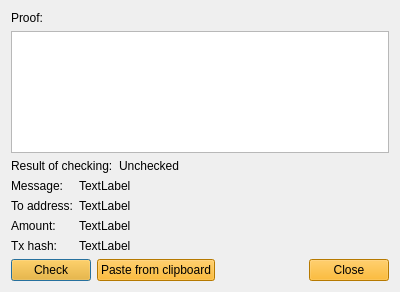
<?xml version="1.0" encoding="UTF-8"?>
<ui version="4.0">
 <class>CheckProofDialog</class>
 <widget class="QDialog" name="CheckProofDialog">
  <property name="geometry">
   <rect>
    <x>0</x>
    <y>0</y>
    <width>400</width>
    <height>292</height>
   </rect>
  </property>
  <property name="sizePolicy">
   <sizepolicy hsizetype="Preferred" vsizetype="Preferred">
    <horstretch>0</horstretch>
    <verstretch>0</verstretch>
   </sizepolicy>
  </property>
  <property name="windowTitle">
   <string>Check proof</string>
  </property>
  <layout class="QVBoxLayout" name="verticalLayout">
   <item>
    <widget class="QLabel" name="label">
     <property name="text">
      <string>Proof:</string>
     </property>
    </widget>
   </item>
   <item>
    <widget class="QTextEdit" name="proofEdit"/>
   </item>
   <item>
    <layout class="QHBoxLayout" name="horizontalLayout_2">
     <property name="sizeConstraint">
      <enum>QLayout::SetDefaultConstraint</enum>
     </property>
     <item>
      <widget class="QLabel" name="label_2">
       <property name="sizePolicy">
        <sizepolicy hsizetype="Maximum" vsizetype="Preferred">
         <horstretch>0</horstretch>
         <verstretch>0</verstretch>
        </sizepolicy>
       </property>
       <property name="text">
        <string>Result of checking:</string>
       </property>
      </widget>
     </item>
     <item>
      <widget class="QLabel" name="resultLabel">
       <property name="sizePolicy">
        <sizepolicy hsizetype="Ignored" vsizetype="Preferred">
         <horstretch>0</horstretch>
         <verstretch>0</verstretch>
        </sizepolicy>
       </property>
       <property name="cursor">
        <cursorShape>IBeamCursor</cursorShape>
       </property>
       <property name="text">
        <string>Unchecked</string>
       </property>
       <property name="wordWrap">
        <bool>false</bool>
       </property>
       <property name="textInteractionFlags">
        <set>Qt::LinksAccessibleByMouse|Qt::TextSelectableByMouse</set>
       </property>
      </widget>
     </item>
    </layout>
   </item>
   <item>
    <layout class="QFormLayout" name="formLayout">
     <property name="labelAlignment">
      <set>Qt::AlignLeading|Qt::AlignLeft|Qt::AlignVCenter</set>
     </property>
     <property name="formAlignment">
      <set>Qt::AlignLeading|Qt::AlignLeft|Qt::AlignTop</set>
     </property>
     <item row="3" column="0">
      <widget class="QLabel" name="label_4">
       <property name="text">
        <string>Tx hash:</string>
       </property>
      </widget>
     </item>
     <item row="0" column="0">
      <widget class="QLabel" name="label_3">
       <property name="text">
        <string>Message:</string>
       </property>
      </widget>
     </item>
     <item row="1" column="0">
      <widget class="QLabel" name="label_5">
       <property name="text">
        <string>To address:</string>
       </property>
      </widget>
     </item>
     <item row="2" column="0">
      <widget class="QLabel" name="label_6">
       <property name="text">
        <string>Amount:</string>
       </property>
      </widget>
     </item>
     <item row="0" column="1">
      <widget class="QLabel" name="messageLabel">
       <property name="text">
        <string>TextLabel</string>
       </property>
      </widget>
     </item>
     <item row="1" column="1">
      <widget class="QLabel" name="addressLabel">
       <property name="text">
        <string>TextLabel</string>
       </property>
      </widget>
     </item>
     <item row="2" column="1">
      <widget class="QLabel" name="amountLabel">
       <property name="text">
        <string>TextLabel</string>
       </property>
      </widget>
     </item>
     <item row="3" column="1">
      <widget class="QLabel" name="txHashLabel">
       <property name="text">
        <string>TextLabel</string>
       </property>
      </widget>
     </item>
    </layout>
   </item>
   <item>
    <layout class="QHBoxLayout" name="horizontalLayout">
     <item>
      <widget class="QPushButton" name="checkButton">
       <property name="styleSheet">
        <string notr="true">background-color: rgb(255, 170, 0);</string>
       </property>
       <property name="text">
        <string>Check</string>
       </property>
       <property name="default">
        <bool>true</bool>
       </property>
      </widget>
     </item>
     <item>
      <widget class="QPushButton" name="copyButton">
       <property name="styleSheet">
        <string notr="true">background-color: rgb(255, 170, 0);</string>
       </property>
       <property name="text">
        <string>Paste from clipboard</string>
       </property>
       <property name="autoDefault">
        <bool>false</bool>
       </property>
      </widget>
     </item>
     <item>
      <spacer name="horizontalSpacer">
       <property name="orientation">
        <enum>Qt::Horizontal</enum>
       </property>
       <property name="sizeHint" stdset="0">
        <size>
         <width>40</width>
         <height>20</height>
        </size>
       </property>
      </spacer>
     </item>
     <item>
      <widget class="QPushButton" name="closeButton">
       <property name="styleSheet">
        <string notr="true">background-color: rgb(255, 170, 0);</string>
       </property>
       <property name="text">
        <string>Close</string>
       </property>
       <property name="autoDefault">
        <bool>false</bool>
       </property>
      </widget>
     </item>
    </layout>
   </item>
  </layout>
 </widget>
 <resources/>
 <connections>
  <connection>
   <sender>closeButton</sender>
   <signal>clicked()</signal>
   <receiver>CheckProofDialog</receiver>
   <slot>reject()</slot>
   <hints>
    <hint type="sourcelabel">
     <x>349</x>
     <y>222</y>
    </hint>
    <hint type="destinationlabel">
     <x>199</x>
     <y>122</y>
    </hint>
   </hints>
  </connection>
  <connection>
   <sender>copyButton</sender>
   <signal>clicked()</signal>
   <receiver>CheckProofDialog</receiver>
   <slot>pasteFromClipboard()</slot>
   <hints>
    <hint type="sourcelabel">
     <x>77</x>
     <y>222</y>
    </hint>
    <hint type="destinationlabel">
     <x>199</x>
     <y>122</y>
    </hint>
   </hints>
  </connection>
  <connection>
   <sender>proofEdit</sender>
   <signal>textChanged()</signal>
   <receiver>CheckProofDialog</receiver>
   <slot>proofChanged()</slot>
   <hints>
    <hint type="sourcelabel">
     <x>199</x>
     <y>105</y>
    </hint>
    <hint type="destinationlabel">
     <x>199</x>
     <y>122</y>
    </hint>
   </hints>
  </connection>
  <connection>
   <sender>checkButton</sender>
   <signal>clicked()</signal>
   <receiver>CheckProofDialog</receiver>
   <slot>checkProof()</slot>
   <hints>
    <hint type="sourcelabel">
     <x>49</x>
     <y>222</y>
    </hint>
    <hint type="destinationlabel">
     <x>199</x>
     <y>122</y>
    </hint>
   </hints>
  </connection>
 </connections>
 <slots>
  <slot>pasteFromClipboard()</slot>
  <slot>proofChanged()</slot>
  <slot>checkProof()</slot>
 </slots>
</ui>
